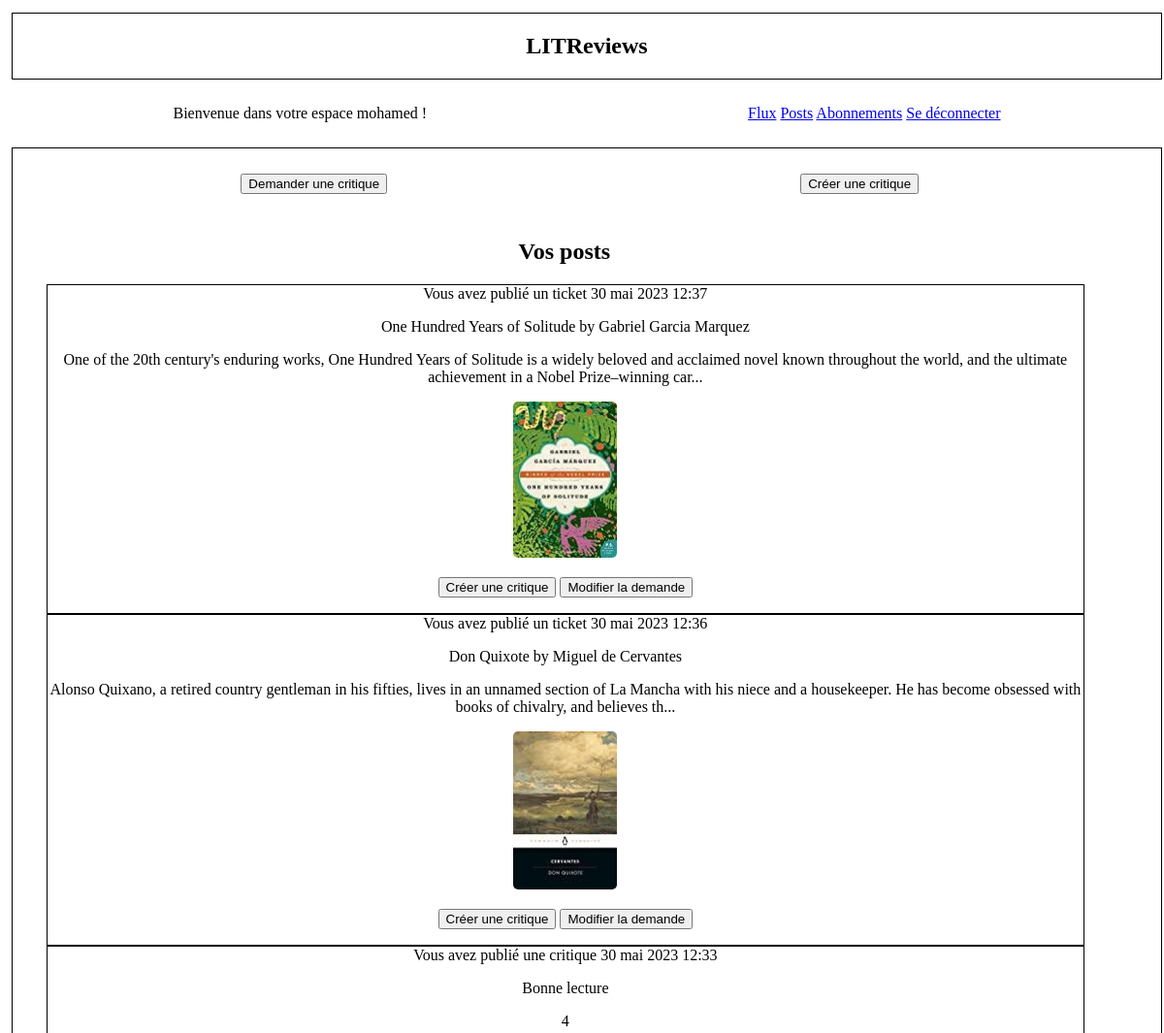
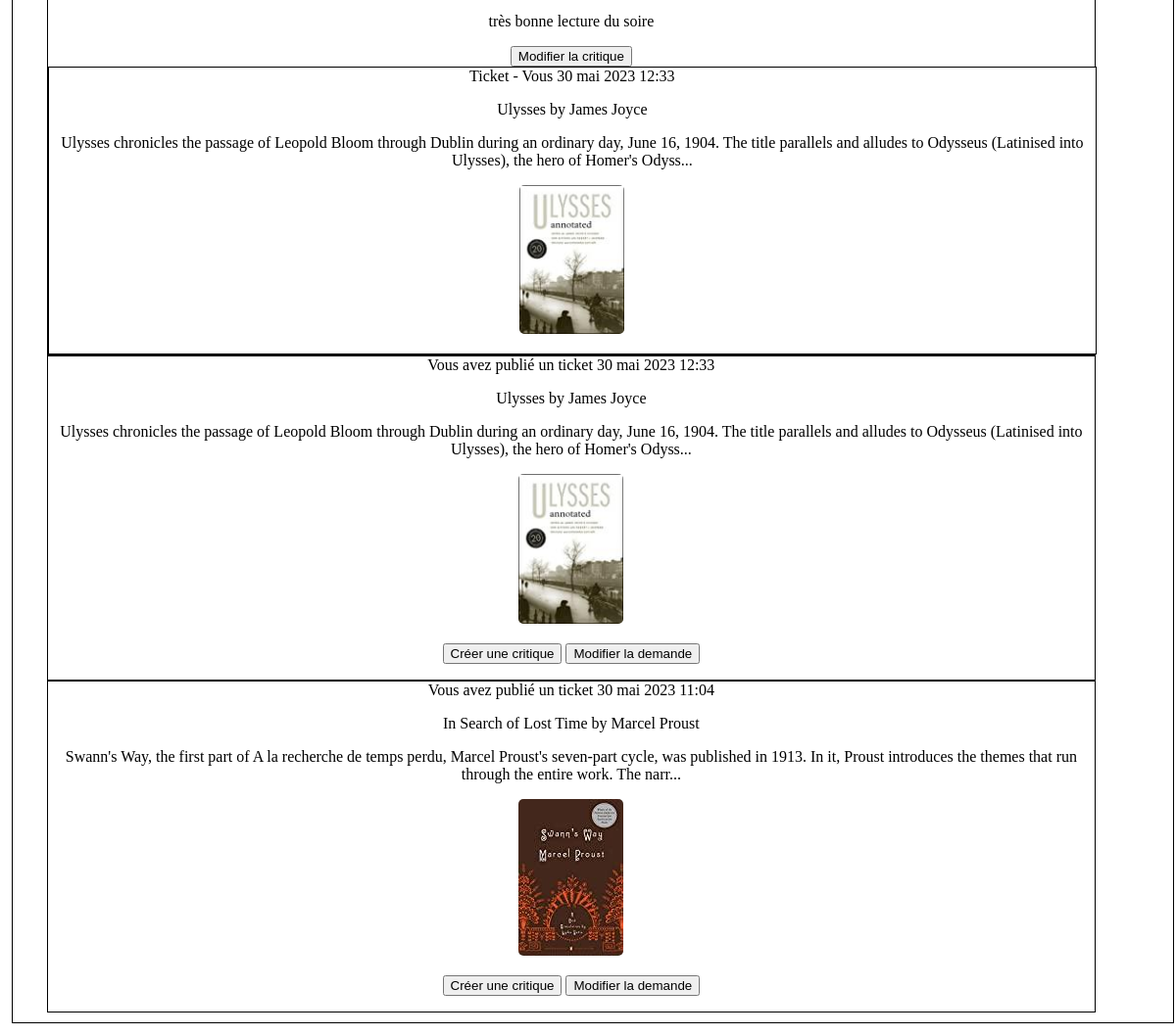
Screenshot of /posts/ (signed in) with the database file from the repository (2 pictures, top to bottom).
### authentication/models.py (models this page shows)
class User(AbstractUser):
    AUTHOR = "AUTHOR"
    FOLLOWER = "FOLLOWER"
    ROLE_CHOICES = (
        (AUTHOR, "Auteur"),
        (FOLLOWER, "Abonné"),
    )
    profile_photo = models.ImageField(verbose_name="Image de profil")
    role = models.CharField(max_length=30,
                            choices=ROLE_CHOICES, verbose_name="Rôle")

### flux/models.py (models this page shows, shortened)
class Ticket(models.Model):
    IMAGE_MAX_SIZE = (250, 250)
    title = models.CharField(max_length=128)
    description = models.TextField(max_length=2048, blank=True)
    user = models.ForeignKey(to=settings.AUTH_USER_MODEL, on_delete=models.CASCADE)
    image = models.ImageField(null=True, blank=True)
    time_created = models.DateTimeField(auto_now_add=True)
    is_reviewed = models.BooleanField(default=False)
    objects = models.Manager()  # Ajout du gestionnaire d'objets par défaut

class Review(models.Model):
    ticket = models.ForeignKey(to=Ticket, on_delete=models.CASCADE)
    rating = models.PositiveSmallIntegerField(
        validators=[MinValueValidator(0), MaxValueValidator(5)]
    )
    user = models.ForeignKey(to=settings.AUTH_USER_MODEL,
                             on_delete=models.CASCADE)
    headline = models.CharField(max_length=128)
    body = models.TextField(max_length=8192, blank=True)
    time_created = models.DateTimeField(auto_now_add=True)
    objects = models.Manager()  # Ajout du gestionnaire d'objets par défaut

### flux/views.py (the view)
# urls.py: path('posts/', posts, name='posts'),
@login_required(login_url='/')
def posts(request):
    tickets = Ticket.objects.filter(user__exact=request.user)
    reviews = Review.objects.filter(user__exact=request.user)
    tickets = tickets.annotate(content_type=Value('TICKET', CharField()))
    reviews = reviews.annotate(content_type=Value('REVIEW', CharField()))
    posts = sorted(
        chain(reviews, tickets), key=lambda post: post.time_created,
        reverse=True
    )
    posts = list(posts)  # Convert the iterable to a list
    return render(request, 'flux/posts.html', {'posts': posts})

### flux/templates/flux/posts.html
{% extends 'base.html' %}
{% block content %}
{%  if user.is_authenticated %}
<div class="header">
    <div class="case">
        <p><input type=button onclick=window.location.href="{% url 'create_ticket'%}"; value="Demander une critique" /></p>
    </div>
    <div class="case">
        <p><input type=button onclick=window.location.href="{% url 'create_review_ticket'%}"; value="Créer une critique" /></p>
    </div>
</div>
<div class="content">
    <h2>Vos posts</h2>
    {% for post in posts %}
        {% if post.content_type == "TICKET" %}
            <div class="border">
                {% if post.user == user %}
                    Vous avez publié un ticket
                {% else %}
                    {{ post.user }} a demandé une critique
                {% endif %}
                {{ post.time_created }}
                <p>{{ post.title }}</p>
                <p>{{ post.description}}</p>
                <p>
                {% if post.image %}
                    <img src="{{ post.image.url }}">
                {% endif %}
                <p>
                    <input type=button onclick=window.location.href="{% url 'create_review' post.id %}"; value="Créer une critique" />
                    <input type=button onclick=window.location.href="{% url 'edit_ticket' post.id %}"; value="Modifier la demande" />
                </p>
                </p>
            </div>
        {% else %}
            <div class="border">
                {% if post.user == user %}
                    Vous avez publié une critique
                {% else %}
                    {{ post.user }} a publié une critique
                {% endif %}
                {{ post.time_created }}
                <p>{{ post.headline }}</p>
                <p>{{ post.rating }}</p>
                <p>{{ post.body }}</p>
                <input type=button onclick=window.location.href="{% url 'edit_review' post.id %}"; value="Modifier la critique" />
                <div class="border">
                    {% if post.ticket.user == user %}
                        Ticket - Vous
                    {% else %}
                        Ticket - {{ post.ticket.user }}
                    {% endif %}
                    {{ post.ticket.time_created }}
                    <p>{{ post.ticket.title }}</p>
                    <p>{{ post.ticket.description }}</p>
                    <p>
                        {% if post.ticket.image %}
                            <img src="{{ post.ticket.image.url }}">
                        {% endif %}
                    </p>
                </div>
            </div>
        {% endif %}
    {% endfor %}
</div>
{% endif %}
{% endblock content %}

### litreviews/templates/base.html (shortened to what this page needs)
{% load static %}
<!DOCTYPE html>
<html lang="fr">
<head>
    <link rel="stylesheet" href="{% static 'style.css' %}">
</head>
<body>
    <section>
    <div class="border">
        <h1>LITReviews</h1>
    </div>
    </section>
    {%  if user.is_authenticated %}
    <nav class="header">
        <p>Bienvenue dans votre espace {{ request.user }} !</p>
        <p>
            <a href="{% url 'flux' %}">Flux</a>
            <a href="{% url 'posts' %}">Posts</a>
            <a href="{% url 'follow_users' %}">Abonnements</a>
            <a href="{% url 'logout' %}">Se déconnecter</a>
        </p>
    </nav>
    {% endif %}
    <section>
    <div class="border header">
        <div class="content">
        {% block content %}{% endblock content %}
        </div>
    </div>
    </section>
</body>
</html>

### litreviews/static/style.css (style rules this page uses)
body { box-sizing: border-box; background-color: white; color: black; }
section { display: flex; flex-direction: column; align-items: center; justify-content: center; box-sizing: content-box; width: 100%; padding: 5px; text-align: center; }
nav { display: flex; width: 100%; padding: 5px; text-align: justify; }
div { align-items: left; justify-content: left; }
img { width: 10%; border-radius: 5px; }
.border { border: solid 1px #000000; background-color:#ffffff; width: 100%; }
.header { display: flex; justify-content: space-around; }
.case { width: 45%; padding: 5px; }
.content { width: 95%; padding: 5px; }

### rows the page displays
User: user "mohamed"
Ticket: shows "Vous avez publié un ticket", time_created "30 mai 2023 12:37", title "One Hundred Years of Solitude by Gabriel Garcia Marquez", description "One of the 20th century's enduring works, One Hundred Years of Solitude is a widely beloved and acclaimed novel known throughout the world, and the ultimate achievement in a Nobel Prize–winning car...", image (picture), id "Créer une critique", id "Modifier la demande"
Ticket: shows "Vous avez publié un ticket", time_created "30 mai 2023 12:36", title "Don Quixote by Miguel de Cervantes", description "Alonso Quixano, a retired country gentleman in his fifties, lives in an unnamed section of La Mancha with his niece and a housekeeper. He has become obsessed with books of chivalry, and believes th...", image (picture), id "Créer une critique", id "Modifier la demande"
Review: shows "Vous avez publié une critique", time_created "30 mai 2023 12:33", headline "Bonne lecture", rating "4", body "très bonne lecture du soire", id "Modifier la critique", shows "Ticket - Vous", ticket.time_created "30 mai 2023 12:33", ticket "Ulysses by James Joyce", ticket.description "Ulysses chronicles the passage of Leopold Bloom through Dublin during an ordinary day, June 16, 1904. The title parallels and alludes to Odysseus (Latinised into Ulysses), the hero of Homer's Odyss...", ticket.image (picture)
Ticket: shows "Vous avez publié un ticket", time_created "30 mai 2023 12:33", title "Ulysses by James Joyce", description "Ulysses chronicles the passage of Leopold Bloom through Dublin during an ordinary day, June 16, 1904. The title parallels and alludes to Odysseus (Latinised into Ulysses), the hero of Homer's Odyss...", image (picture), id "Créer une critique", id "Modifier la demande"
Ticket: shows "Vous avez publié un ticket", time_created "30 mai 2023 11:04", title "In Search of Lost Time by Marcel Proust", description "Swann's Way, the first part of A la recherche de temps perdu, Marcel Proust's seven-part cycle, was published in 1913. In it, Proust introduces the themes that run through the entire work. The narr...", image (picture), id "Créer une critique", id "Modifier la demande"
